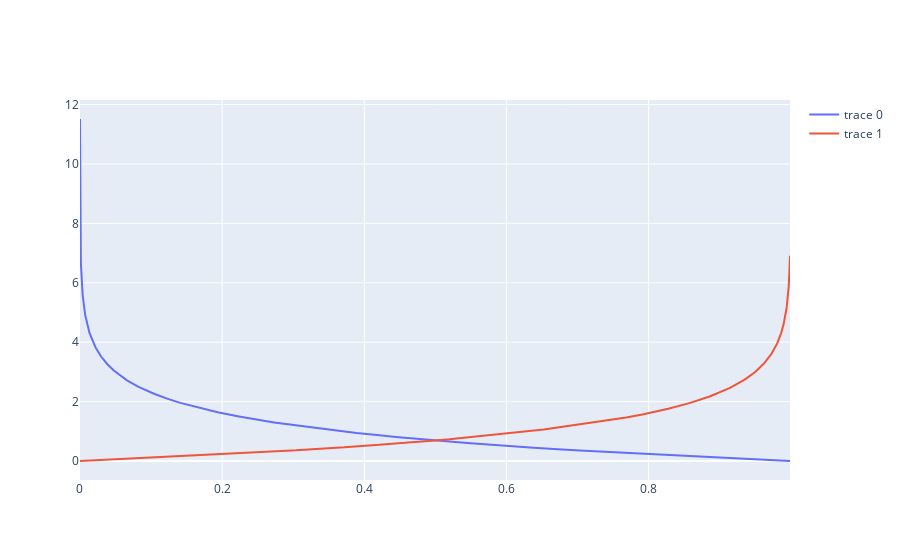

The cell this chart's notebook holds for it:
### Code cell
fig = go.Figure()
fig.add_trace(go.Scatter(x=y,y=J_1,mode ='lines'))
fig.add_trace(go.Scatter(x=y,y=J_2,mode ='lines'))
fig.show()

### Figure 1 — Plotly figure (JSON) as saved in the notebook; plotly's stock layout.template omitted (floating-point values rounded to 4 significant figures; data arrays with more than 128 entries replaced by an {"elided": "..."} marker saying what was removed)
{"data": [{"mode": "lines", "type": "scatter", "x": {"elided": "10000 float values"}, "y": {"elided": "10000 float values"}}, {"mode": "lines", "type": "scatter", "x": {"elided": "10000 float values"}, "y": {"elided": "10000 float values"}}], "layout": {"autosize": true, "xaxis": {"autorange": true, "range": [1e-05, 0.999], "type": "linear"}, "yaxis": {"autorange": true, "range": [-0.6396, 12.15], "type": "linear"}}}
